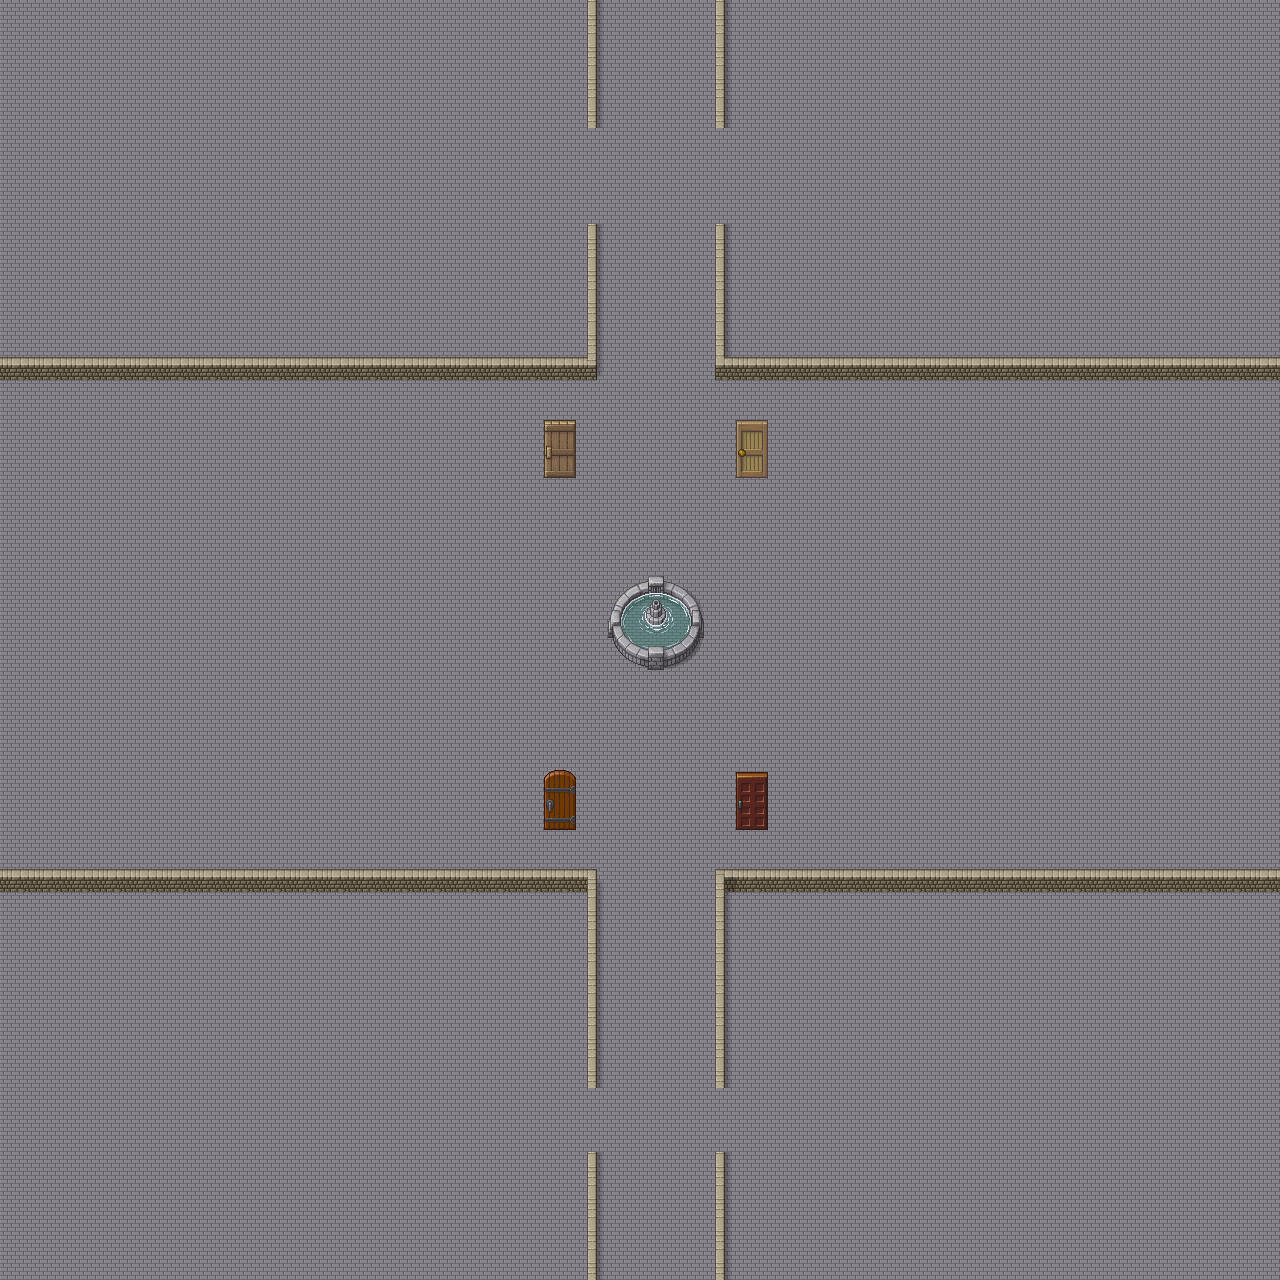

Rendered tile map (Tiled .tmx) drawn with the repository's tilesets; below, a short description and the map source with its tile grids summarised:
An orthogonal 40x40 tile map with 32x32 px tiles, 2 tile layers (groundLayer, itemLayer).

<map version="1.5" tiledversion="1.7.2" orientation="orthogonal" renderorder="right-down" width="40" height="40" tilewidth="32" tileheight="32" infinite="0" nextlayerid="7" nextobjectid="8">
 <editorsettings>
  <export target="map1.json" format="json" />
 </editorsettings>
 <tileset firstgid="1" name="pipoya32x32" tilewidth="32" tileheight="32" tilecount="1064" columns="8">
  <image source="pipoya32x32.png" width="256" height="4256" />
  <tile id="359">
   <properties>
    <property name="door1" type="bool" value="true" />
   </properties>
  </tile>
  <tile id="367">
   <properties>
    <property name="door1" type="bool" value="true" />
   </properties>
  </tile>
  <tile id="375">
   <properties>
    <property name="door2" type="bool" value="true" />
   </properties>
  </tile>
  <tile id="383">
   <properties>
    <property name="door2" type="bool" value="true" />
   </properties>
  </tile>
  <tile id="391">
   <properties>
    <property name="door3" type="bool" value="true" />
   </properties>
  </tile>
  <tile id="399">
   <properties>
    <property name="door3" type="bool" value="true" />
   </properties>
  </tile>
  <tile id="407">
   <properties>
    <property name="door4" type="bool" value="true" />
   </properties>
  </tile>
  <tile id="415">
   <properties>
    <property name="door4" type="bool" value="true" />
   </properties>
  </tile>
  <tile id="423">
   <properties>
    <property name="door5" type="bool" value="true" />
   </properties>
  </tile>
  <tile id="431">
   <properties>
    <property name="door5" type="bool" value="true" />
   </properties>
  </tile>
  <tile id="439">
   <properties>
    <property name="door6" type="bool" value="true" />
   </properties>
  </tile>
  <tile id="447">
   <properties>
    <property name="door6" type="bool" value="true" />
   </properties>
  </tile>
 </tileset>
 <layer id="5" name="groundLayer" width="40" height="40">
  <data>[1600 cells, 1600 non-empty, 1 distinct tile ids]</data>
 </layer>
 <layer id="6" name="itemLayer" width="40" height="40">
  <data>[1600 cells, 127 non-empty, 23 distinct tile ids]</data>
 </layer>
</map>
